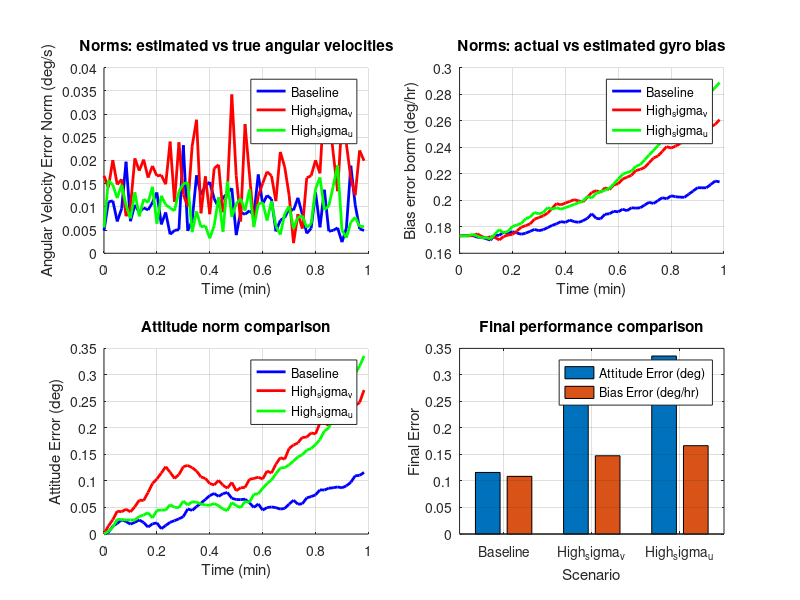

MATLAB code to generate this figure:
% Exc 8

clear; close all; clc;
rng(42);

dt = 1; 
T = 60; 
N = T/dt;

omega_true = [0.001; 0.002; 0.0005]; 

r1 = [1;0;0]; r2 = [0;1;0]; r3 = [0;0;1];
r = [r1, r2, r3];

function S = skew_symmetric(v)
    S = [0, -v(3), v(2); v(3), 0, -v(1); -v(2), v(1), 0];
end

function q_out = quat_multiply(q1, q2)
    v1 = q1(1:3); s1 = q1(4);
    v2 = q2(1:3); s2 = q2(4);
    q_out = [s1*v2 + s2*v1 + cross(v1, v2); s1*s2 - dot(v1, v2)];
    q_out = q_out / norm(q_out);
end



function R = quat_to_dcm(q)
    q0 = q(4); q1 = q(1); q2 = q(2); q3 = q(3);
    R = [1-2*(q2^2+q3^2), 2*(q1*q2-q0*q3), 2*(q1*q3+q0*q2);
         2*(q1*q2+q0*q3), 1-2*(q1^2+q3^2), 2*(q2*q3-q0*q1);
         2*(q1*q3-q0*q2), 2*(q2*q3+q0*q1), 1-2*(q1^2+q2^2)];
end

function q_conj = quat_conjugate(q)
    q_conj = [-q(1:3); q(4)];
end

function euler = quat_to_euler(q)
    q0 = q(4); q1 = q(1); q2 = q(2); q3 = q(3);
    
    sinr_cosp = 2 * (q0 * q1 + q2 * q3);
    cosr_cosp = 1 - 2 * (q1 * q1 + q2 * q2);
    roll = atan2(sinr_cosp, cosr_cosp);
    sinp = 2 * (q0 * q2 - q3 * q1);
    if abs(sinp) >= 1
        pitch = sign(sinp) * pi/2;
    else
        pitch = asin(sinp);
    end
    
    siny_cosp = 2 * (q0 * q3 + q1 * q2);
    cosy_cosp = 1 - 2 * (q2 * q2 + q3 * q3);
    yaw = atan2(siny_cosp, cosy_cosp);
    
    euler = [roll; pitch; yaw];
end

function q_out = exact_attitude(q0, omega, t)
    omega_norm = norm(omega);
    if omega_norm > 1e-12
        axis = omega / omega_norm;
        angle = omega_norm * t;
        q_rot = [axis * sin(angle/2); cos(angle/2)];
        q_out = quat_multiply(q0, q_rot);
    else
        q_out = q0;
    end
    q_out = q_out / norm(q_out);
end

function [q_est, beta_est, P] = attitude_ekf_corrected(r, q0, beta0, P0, gyro_meas, star_meas, dt, sigma_v, sigma_u, sigma_star)
    r1 = r(:,1); r2 = r(:,2); r3 = r(:,3);
    N = size(gyro_meas, 2);
    q_est = zeros(4, N);
    beta_est = zeros(3, N);
    P = zeros(6, 6, N);
    
    q_est(:,1) = q0;
    beta_est(:,1) = beta0;
    P(:,:,1) = P0;
    
    for k = 1:N-1
        omega_est = gyro_meas(:,k) - beta_est(:,k);
        omega_norm = norm(omega_est);
        if omega_norm > 1e-12
            psi = sin(0.5 * omega_norm * dt) * omega_est / omega_norm;
            cos_term = cos(0.5 * omega_norm * dt);
            
            Omega = [cos_term * eye(3) - skew_symmetric(psi),  psi;
                     -psi',                                 cos_term];
            
            q_est(:,k+1) = Omega * q_est(:,k);
        else
            q_est(:,k+1) = q_est(:,k);
        end
        q_est(:,k+1) = q_est(:,k+1) / norm(q_est(:,k+1));
        if q_est(4,k+1) < 0
            q_est(:,k+1) = -q_est(:,k+1); 
        end
        beta_est(:,k+1) = beta_est(:,k);
        
        omega_norm = norm(omega_est);
        if omega_norm > 1e-12
            omega_skew = skew_symmetric(omega_est);
            Phi11 = eye(3) - omega_skew * sin(omega_norm * dt)/omega_norm + ...
                    omega_skew^2 * (1 - cos(omega_norm * dt))/(omega_norm^2);
            Phi12 = omega_skew * (1 - cos(omega_norm * dt))/(omega_norm^2) - ...
                    eye(3) * dt - omega_skew^2 * (omega_norm * dt - sin(omega_norm * dt))/(omega_norm^3);
        else
            Phi11 = eye(3);
            Phi12 = -eye(3) * dt;
        end
        Phi21 = zeros(3,3);
        Phi22 = eye(3);
        
        Phi = [Phi11, Phi12; Phi21, Phi22];
        
  
        Q11 = (sigma_v^2 * dt) * eye(3);
        Q12 = zeros(3,3);
        Q22 = (sigma_u^2 * dt) * eye(3);
        Qd = [Q11, Q12; Q12', Q22];
        
        P_pred = Phi * P(:,:,k) * Phi' + Qd;

        if ~isempty(star_meas) && k < size(star_meas, 2)
            q_pred = q_est(:,k+1);
            R_pred = quat_to_dcm(q_pred);
            
            H = zeros(9, 6);
            H(1:3, 1:3) = skew_symmetric(R_pred * r1);
            H(4:6, 1:3) = skew_symmetric(R_pred * r2);
            H(7:9, 1:3) = skew_symmetric(R_pred * r3);
            
            R_meas = (10 * sigma_star)^2 * eye(9);

            S = H * P_pred * H' + R_meas;
            reg_factor = max(1e-6, 1e-4 * dt) * eye(size(S));
            S = S + reg_factor;
            K = P_pred * H' / (S + 1e-8 * eye(size(S))); 
            
            b1_pred = R_pred * r1;
            b2_pred = R_pred * r2; 
            b3_pred = R_pred * r3;
            y_pred = [b1_pred; b2_pred; b3_pred];
            
            residual = star_meas(:,k+1) - y_pred;
            
            if norm(residual) > 10
                fprintf('k=%d: Large residual = %.3f, limiting...\n', k, norm(residual));
                residual = residual / norm(residual) * 0.1; 
            end
            delta_x = K * residual;
            
            max_att_update = 0.01 * sqrt(dt); 
            max_bias_update = 1e-8 * dt; 
            
            delta_x(1:3) = sign(delta_x(1:3)) .* min(abs(delta_x(1:3)), max_att_update);
            delta_x(4:6) = sign(delta_x(4:6)) .* min(abs(delta_x(4:6)), max_bias_update);
            
            delta_alpha = delta_x(1:3);
            delta_beta = delta_x(4:6);
            
            P_upd = (eye(6) - K * H) * P_pred;
            P_upd = 0.5 * (P_upd + P_upd');
            P_upd = P_upd + 1e-12 * eye(6);
            P(:,:,k+1) = 0.5 * (P_upd + P_upd');
            
            delta_q = [0.5 * delta_alpha; 1];
            delta_q = delta_q / norm(delta_q);
            q_est(:,k+1) = quat_multiply(delta_q, q_pred);
            q_est(:,k+1) = q_est(:,k+1) / norm(q_est(:,k+1));
            if q_est(4,k+1) < 0
                q_est(:,k+1) = -q_est(:,k+1);
            end

            
            beta_est(:,k+1) = beta_est(:,k+1) + delta_beta;
            
        else
            P(:,:,k+1) = P_pred;
        end
    end
end

scenarios = {
    struct('sigma_u', 1e-5, 'sigma_v', 1e-4, 'name', 'Baseline'),
    struct('sigma_u', 1e-5, 'sigma_v', 2e-4, 'name', 'High_sigma_v'), 
    struct('sigma_u', 2e-5, 'sigma_v', 1e-4, 'name', 'High_sigma_u')
};

sigma_star = 0.1 * pi/180;

results = cell(1,3);

for scenario_idx = 1:3 
    scenario = scenarios{scenario_idx};
    fprintf('\n=== Running scenario: %s ===\n', scenario.name);
    
    q_true_history = zeros(4, N);
    beta_true_history = zeros(3, N);
    euler_true_history = zeros(3, N);
    
    q_true_history(:,1) = [0; 0; 0; 1];
    true_beta_rad = [0.1; 0.1; 0.1] * pi/180/3600; 
    
    for k = 1:N
        if k == 1
            q_true_history(:,k) = [0; 0; 0; 1];
        else
            q_true_history(:,k) = exact_attitude(q_true_history(:,k-1), omega_true, dt);
        end
        beta_true_history(:,k) = true_beta_rad;
        euler_true_history(:,k) = quat_to_euler(q_true_history(:,k));
    end
    
    gyro_meas = zeros(3, N);
    for k = 1:N
        eta_v = scenario.sigma_v * randn(3,1);
        gyro_meas(:,k) = omega_true + beta_true_history(:,k) + eta_v;
    end
    
    star_meas = zeros(9, N);
    for k = 1:N
        R_true = quat_to_dcm(q_true_history(:,k));
        noise = sigma_star * randn(9,1);
        
        b1 = R_true * r1 + noise(1:3);
        b2 = R_true * r2 + noise(4:6);
        b3 = R_true * r3 + noise(7:9);
        
        star_meas(:,k) = [b1/norm(b1); b2/norm(b2); b3/norm(b3)];
    end
    
    q0_est = q_true_history(:,1); 
    beta0_est = [0; 0; 0];

    P0a = (0.1 * pi/180)^2 * dt; 
    P0b = (0.1 * pi/180/3600)^2 * dt;   
    P0 = diag([P0a, P0a, P0a, P0b, P0b, P0b]);
    
    [q_est, beta_est, P] = attitude_ekf_corrected(r, q0_est, beta0_est, P0, gyro_meas, star_meas, dt, ...
                                       scenario.sigma_v, scenario.sigma_u, sigma_star);
    
    attitude_errors_deg = zeros(1, N);
    attitude_error_norms = zeros(1, N);
    euler_errors_deg = zeros(3, N);
    bias_errors_deg_hr = zeros(3, N);
    omega_errors_rad = zeros(3, N);
    omega_error_norms = zeros(1, N);
    
    for k = 1:N
        q_err = quat_multiply(quat_conjugate(q_est(:,k)), q_true_history(:,k));
        angle_err = 2 * acos(abs(q_err(4))) * 180/pi;
        attitude_errors_deg(k) = min(angle_err, 180-angle_err); 
        
        attitude_error_norms(k) = norm(q_err(1:3)) * 180/pi;
        
        euler_est = quat_to_euler(q_est(:,k));
        euler_errors_deg(:,k) = (euler_est - euler_true_history(:,k)) * 180/pi;
        
        bias_error_rad = beta_est(:,k) - beta_true_history(:,k);
        bias_errors_deg_hr(:,k) = bias_error_rad * (180/pi * 3600);
        omega_est = gyro_meas(:,k) - beta_est(:,k);
        omega_errors_rad(:,k) = omega_est - omega_true;
        omega_error_norms(k) = norm(omega_errors_rad(:,k)) * 180/pi; 
    end
    
    attitude_variances = zeros(3, N);
    bias_variances_deg_hr = zeros(3, N);
    
    for k = 1:N
        attitude_variances(:,k) = diag(P(1:3,1:3,k)) * (180/pi)^2;
        bias_variances_deg_hr(:,k) = diag(P(4:6,4:6,k)) * (180/pi * 3600)^2;
    end
    
    results{scenario_idx} = struct();
    results{scenario_idx}.name = scenario.name;
    results{scenario_idx}.attitude_errors_deg = attitude_errors_deg;
    results{scenario_idx}.attitude_error_norms = attitude_error_norms;
    results{scenario_idx}.euler_errors_deg = euler_errors_deg;
    results{scenario_idx}.bias_est_deg_hr = beta_est * (180/pi * 3600);
    results{scenario_idx}.bias_errors_deg_hr = bias_errors_deg_hr;
    results{scenario_idx}.attitude_variances = attitude_variances;
    results{scenario_idx}.bias_variances_deg_hr = bias_variances_deg_hr;
    results{scenario_idx}.P = P;
    results{scenario_idx}.omega_error_norms = omega_error_norms;
    results{scenario_idx}.omega_errors_rad = omega_errors_rad;
    
    fprintf('Final attitude error: %.4f deg\n', attitude_errors_deg(end));
    fprintf('Final attitude error norm: %.4f deg\n', attitude_error_norms(end));
    fprintf('Final bias errors: [%.3f, %.3f, %.3f] deg/hr\n', bias_errors_deg_hr(:,end));
end

time_minutes = (0:N-1)*dt/60;

colors = {'b', 'r', 'g'};
scenario_names = {scenarios{1}.name, scenarios{2}.name, scenarios{3}.name};

figure('Position', [100, 100, 1200, 800]);

subplot(2,2,1);
hold on;
for idx = 1:3
    plot(time_minutes, results{idx}.omega_error_norms, colors{idx}, 'LineWidth', 2, 'DisplayName', scenario_names{idx});
end
ylabel('Angular Velocity Error Norm (deg/s)');
xlabel('Time (min)');
title('Norms: estimated vs true angular velocities');
legend('show');
grid on;

subplot(2,2,2);
hold on;
for idx = 1:3
    bias_errors = results{idx}.bias_errors_deg_hr;
    bias_error_norms = sqrt(sum(bias_errors.^2, 1));
    plot(time_minutes, bias_error_norms, colors{idx}, 'LineWidth', 2, 'DisplayName', scenario_names{idx});
end
ylabel('Bias error borm (deg/hr)');
xlabel('Time (min)');
title('Norms: actual vs estimated gyro bias');
legend('show');
grid on;

subplot(2,2,3);
hold on;
for idx = 1:3
    plot(time_minutes, results{idx}.attitude_errors_deg, colors{idx}, 'LineWidth', 2, 'DisplayName', scenario_names{idx});
end
ylabel('Attitude Error (deg)');
xlabel('Time (min)');
title('Attitude norm comparison');
legend('show');
grid on;

subplot(2,2,4);
final_att_errors = [results{1}.attitude_errors_deg(end), results{2}.attitude_errors_deg(end), results{3}.attitude_errors_deg(end)];
final_bias_errors = [mean(abs(results{1}.bias_errors_deg_hr(:,end))), ...
                     mean(abs(results{2}.bias_errors_deg_hr(:,end))), ...
                     mean(abs(results{3}.bias_errors_deg_hr(:,end)))];
bar_data = [final_att_errors; final_bias_errors]';
bar(1:3, bar_data);
ylabel('Final Error');
xlabel('Scenario');
title('Final performance comparison');
legend('Attitude Error (deg)', 'Bias Error (deg/hr)', 'Location', 'best');
set(gca, 'XTickLabel', scenario_names);
grid on;
